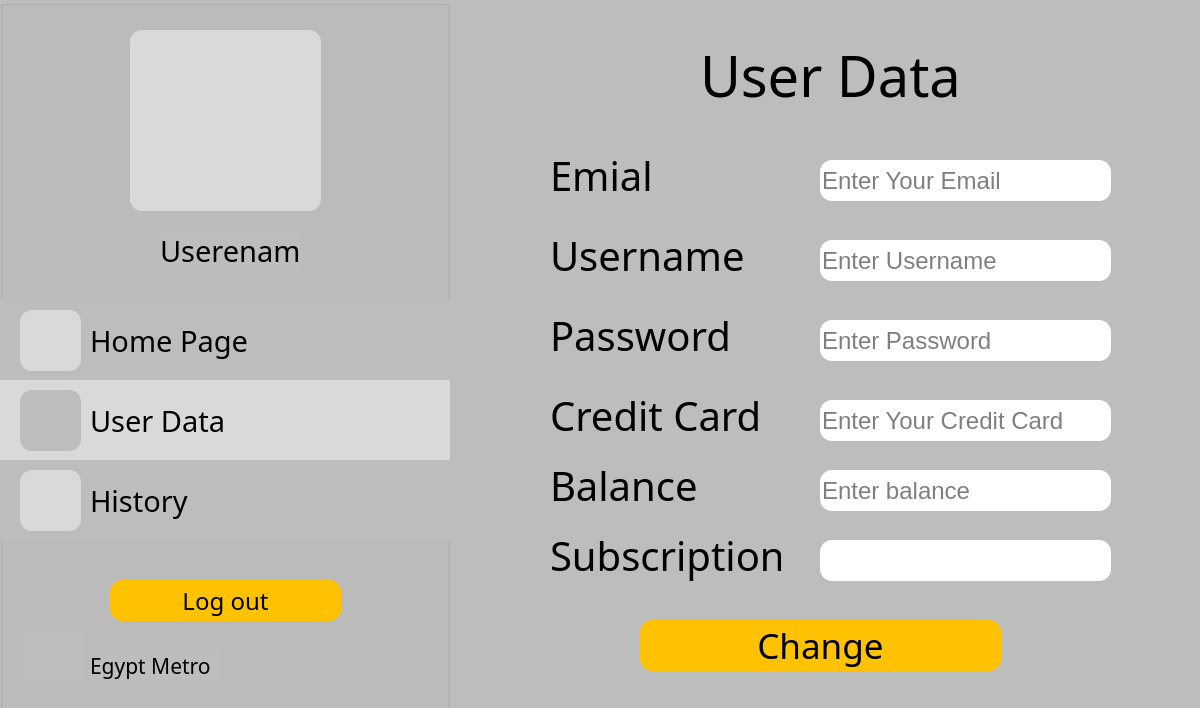
<?xml version="1.0" encoding="UTF-8"?>
<ui version="4.0">
 <class>UserData</class>
 <widget class="QDialog" name="UserData">
  <property name="geometry">
   <rect>
    <x>0</x>
    <y>0</y>
    <width>1200</width>
    <height>708</height>
   </rect>
  </property>
  <property name="windowTitle">
   <string>Dialog</string>
  </property>
  <property name="styleSheet">
   <string notr="true">background-color: #BDBDBD;</string>
  </property>
  <widget class="QGroupBox" name="groupBox">
   <property name="geometry">
    <rect>
     <x>0</x>
     <y>0</y>
     <width>450</width>
     <height>710</height>
    </rect>
   </property>
   <property name="title">
    <string/>
   </property>
   <widget class="QLabel" name="holder">
    <property name="geometry">
     <rect>
      <x>130</x>
      <y>30</y>
      <width>191</width>
      <height>181</height>
     </rect>
    </property>
    <property name="styleSheet">
     <string notr="true">background-color: #D9D9D9;
border-radius: 12;</string>
    </property>
    <property name="text">
     <string/>
    </property>
   </widget>
   <widget class="QPushButton" name="pushButton_7">
    <property name="geometry">
     <rect>
      <x>0</x>
      <y>300</y>
      <width>451</width>
      <height>81</height>
     </rect>
    </property>
    <property name="styleSheet">
     <string notr="true">background-color: #BDBDBD;
border-radius: 1;</string>
    </property>
    <property name="text">
     <string/>
    </property>
   </widget>
   <widget class="QPushButton" name="pushButton_9">
    <property name="geometry">
     <rect>
      <x>0</x>
      <y>380</y>
      <width>451</width>
      <height>81</height>
     </rect>
    </property>
    <property name="styleSheet">
     <string notr="true">background-color: #D9D9D9;
border-radius: 1;</string>
    </property>
    <property name="text">
     <string/>
    </property>
   </widget>
   <widget class="QPushButton" name="pushButton_8">
    <property name="geometry">
     <rect>
      <x>0</x>
      <y>460</y>
      <width>451</width>
      <height>81</height>
     </rect>
    </property>
    <property name="styleSheet">
     <string notr="true">background-color: #BDBDBD;
border-radius: 1;</string>
    </property>
    <property name="text">
     <string/>
    </property>
   </widget>
   <widget class="QLabel" name="label_14">
    <property name="geometry">
     <rect>
      <x>20</x>
      <y>470</y>
      <width>61</width>
      <height>61</height>
     </rect>
    </property>
    <property name="styleSheet">
     <string notr="true">background-color: #D9D9D9;
border-radius: 12;</string>
    </property>
    <property name="text">
     <string/>
    </property>
   </widget>
   <widget class="QLabel" name="label_13">
    <property name="geometry">
     <rect>
      <x>20</x>
      <y>390</y>
      <width>61</width>
      <height>61</height>
     </rect>
    </property>
    <property name="styleSheet">
     <string notr="true">background-color: #BDBDBD;
border-radius: 12;</string>
    </property>
    <property name="text">
     <string/>
    </property>
   </widget>
   <widget class="QLabel" name="label_11">
    <property name="geometry">
     <rect>
      <x>20</x>
      <y>310</y>
      <width>61</width>
      <height>61</height>
     </rect>
    </property>
    <property name="styleSheet">
     <string notr="true">background-color: #D9D9D9;
border-radius: 12;</string>
    </property>
    <property name="text">
     <string/>
    </property>
   </widget>
   <widget class="QLabel" name="history">
    <property name="geometry">
     <rect>
      <x>30</x>
      <y>480</y>
      <width>49</width>
      <height>41</height>
     </rect>
    </property>
    <property name="styleSheet">
     <string notr="true">background-color: #D9D9D9;</string>
    </property>
    <property name="text">
     <string/>
    </property>
   </widget>
   <widget class="QLabel" name="userdata">
    <property name="geometry">
     <rect>
      <x>30</x>
      <y>400</y>
      <width>49</width>
      <height>41</height>
     </rect>
    </property>
    <property name="styleSheet">
     <string notr="true">background-color: #BDBDBD;
border-radius: 12;</string>
    </property>
    <property name="text">
     <string/>
    </property>
   </widget>
   <widget class="QLabel" name="homepic">
    <property name="geometry">
     <rect>
      <x>30</x>
      <y>320</y>
      <width>49</width>
      <height>41</height>
     </rect>
    </property>
    <property name="styleSheet">
     <string notr="true">background-color: #D9D9D9;</string>
    </property>
    <property name="text">
     <string/>
    </property>
   </widget>
   <widget class="QLabel" name="label_15">
    <property name="geometry">
     <rect>
      <x>90</x>
      <y>480</y>
      <width>171</width>
      <height>41</height>
     </rect>
    </property>
    <property name="font">
     <font>
      <family>BAXAUTRIAL</family>
      <pointsize>22</pointsize>
     </font>
    </property>
    <property name="text">
     <string>History</string>
    </property>
   </widget>
   <widget class="QLabel" name="label_16">
    <property name="geometry">
     <rect>
      <x>90</x>
      <y>400</y>
      <width>171</width>
      <height>41</height>
     </rect>
    </property>
    <property name="font">
     <font>
      <family>BAXAUTRIAL</family>
      <pointsize>22</pointsize>
     </font>
    </property>
    <property name="styleSheet">
     <string notr="true">background-color: #D9D9D9;</string>
    </property>
    <property name="text">
     <string>User Data</string>
    </property>
   </widget>
   <widget class="QLabel" name="label_18">
    <property name="geometry">
     <rect>
      <x>90</x>
      <y>320</y>
      <width>171</width>
      <height>41</height>
     </rect>
    </property>
    <property name="font">
     <font>
      <family>BAXAUTRIAL</family>
      <pointsize>22</pointsize>
     </font>
    </property>
    <property name="text">
     <string>Home Page</string>
    </property>
   </widget>
   <widget class="QLabel" name="Metro">
    <property name="geometry">
     <rect>
      <x>20</x>
      <y>630</y>
      <width>61</width>
      <height>51</height>
     </rect>
    </property>
    <property name="text">
     <string/>
    </property>
   </widget>
   <widget class="QLabel" name="label_17">
    <property name="geometry">
     <rect>
      <x>90</x>
      <y>650</y>
      <width>131</width>
      <height>31</height>
     </rect>
    </property>
    <property name="font">
     <font>
      <family>BAXAUTRIAL</family>
      <pointsize>16</pointsize>
     </font>
    </property>
    <property name="text">
     <string>Egypt Metro</string>
    </property>
   </widget>
   <widget class="QPushButton" name="pushButton_6">
    <property name="geometry">
     <rect>
      <x>110</x>
      <y>580</y>
      <width>231</width>
      <height>41</height>
     </rect>
    </property>
    <property name="font">
     <font>
      <family>BAXAUTRIAL</family>
      <pointsize>18</pointsize>
     </font>
    </property>
    <property name="styleSheet">
     <string notr="true">background-color: #FFC200;
border-radius: 12;
color: black;</string>
    </property>
    <property name="text">
     <string>Log out</string>
    </property>
   </widget>
   <widget class="QLabel" name="username">
    <property name="geometry">
     <rect>
      <x>160</x>
      <y>230</y>
      <width>141</width>
      <height>41</height>
     </rect>
    </property>
    <property name="font">
     <font>
      <family>BAXAUTRIAL</family>
      <pointsize>22</pointsize>
     </font>
    </property>
    <property name="text">
     <string>Userename</string>
    </property>
   </widget>
   <widget class="QLabel" name="userpic">
    <property name="geometry">
     <rect>
      <x>150</x>
      <y>50</y>
      <width>151</width>
      <height>141</height>
     </rect>
    </property>
    <property name="styleSheet">
     <string notr="true">background-color: #D9D9D9;
border-radius: 12;</string>
    </property>
    <property name="text">
     <string/>
    </property>
   </widget>
  </widget>
  <widget class="QLabel" name="label_19">
   <property name="geometry">
    <rect>
     <x>700</x>
     <y>40</y>
     <width>281</width>
     <height>71</height>
    </rect>
   </property>
   <property name="font">
    <font>
     <family>BAXAUTRIAL</family>
     <pointsize>42</pointsize>
    </font>
   </property>
   <property name="text">
    <string>User Data</string>
   </property>
  </widget>
  <widget class="QLabel" name="label_4">
   <property name="geometry">
    <rect>
     <x>550</x>
     <y>310</y>
     <width>211</width>
     <height>51</height>
    </rect>
   </property>
   <property name="font">
    <font>
     <family>BAXAUTRIAL</family>
     <pointsize>30</pointsize>
    </font>
   </property>
   <property name="text">
    <string>Password</string>
   </property>
  </widget>
  <widget class="QLineEdit" name="mail">
   <property name="geometry">
    <rect>
     <x>820</x>
     <y>160</y>
     <width>291</width>
     <height>41</height>
    </rect>
   </property>
   <property name="font">
    <font>
     <pointsize>18</pointsize>
    </font>
   </property>
   <property name="styleSheet">
    <string notr="true">background-color: white;
border-radius: 12;
color: black;</string>
   </property>
   <property name="text">
    <string/>
   </property>
   <property name="placeholderText">
    <string>Enter Your Email</string>
   </property>
  </widget>
  <widget class="QLineEdit" name="name">
   <property name="geometry">
    <rect>
     <x>820</x>
     <y>240</y>
     <width>291</width>
     <height>41</height>
    </rect>
   </property>
   <property name="font">
    <font>
     <pointsize>18</pointsize>
    </font>
   </property>
   <property name="styleSheet">
    <string notr="true">background-color: white;
border-radius: 12;
color: black;</string>
   </property>
   <property name="placeholderText">
    <string>Enter Username</string>
   </property>
  </widget>
  <widget class="QLineEdit" name="pass">
   <property name="geometry">
    <rect>
     <x>820</x>
     <y>320</y>
     <width>291</width>
     <height>41</height>
    </rect>
   </property>
   <property name="font">
    <font>
     <pointsize>18</pointsize>
    </font>
   </property>
   <property name="styleSheet">
    <string notr="true">background-color: white;
border-radius: 12;
color: black;</string>
   </property>
   <property name="placeholderText">
    <string>Enter Password</string>
   </property>
  </widget>
  <widget class="QLabel" name="label_6">
   <property name="geometry">
    <rect>
     <x>550</x>
     <y>150</y>
     <width>151</width>
     <height>51</height>
    </rect>
   </property>
   <property name="font">
    <font>
     <family>BAXAUTRIAL</family>
     <pointsize>30</pointsize>
    </font>
   </property>
   <property name="text">
    <string>Emial</string>
   </property>
  </widget>
  <widget class="QLabel" name="label_3">
   <property name="geometry">
    <rect>
     <x>550</x>
     <y>230</y>
     <width>211</width>
     <height>51</height>
    </rect>
   </property>
   <property name="font">
    <font>
     <family>BAXAUTRIAL</family>
     <pointsize>30</pointsize>
    </font>
   </property>
   <property name="text">
    <string>Username</string>
   </property>
  </widget>
  <widget class="QPushButton" name="signup">
   <property name="geometry">
    <rect>
     <x>640</x>
     <y>620</y>
     <width>361</width>
     <height>51</height>
    </rect>
   </property>
   <property name="font">
    <font>
     <family>BAXAUTRIAL</family>
     <pointsize>26</pointsize>
    </font>
   </property>
   <property name="styleSheet">
    <string notr="true">background-color: #FFC200;
border-radius: 12;
color: black;</string>
   </property>
   <property name="text">
    <string>Change</string>
   </property>
  </widget>
  <widget class="QLabel" name="label_7">
   <property name="geometry">
    <rect>
     <x>550</x>
     <y>390</y>
     <width>231</width>
     <height>51</height>
    </rect>
   </property>
   <property name="font">
    <font>
     <family>BAXAUTRIAL</family>
     <pointsize>30</pointsize>
    </font>
   </property>
   <property name="text">
    <string>Credit Card</string>
   </property>
  </widget>
  <widget class="QLineEdit" name="card">
   <property name="geometry">
    <rect>
     <x>820</x>
     <y>400</y>
     <width>291</width>
     <height>41</height>
    </rect>
   </property>
   <property name="font">
    <font>
     <pointsize>18</pointsize>
    </font>
   </property>
   <property name="styleSheet">
    <string notr="true">background-color: white;
border-radius: 12;
color: black;</string>
   </property>
   <property name="text">
    <string/>
   </property>
   <property name="placeholderText">
    <string>Enter Your Credit Card</string>
   </property>
  </widget>
  <widget class="QLabel" name="label_8">
   <property name="geometry">
    <rect>
     <x>550</x>
     <y>530</y>
     <width>231</width>
     <height>51</height>
    </rect>
   </property>
   <property name="font">
    <font>
     <family>BAXAUTRIAL</family>
     <pointsize>30</pointsize>
    </font>
   </property>
   <property name="text">
    <string>Subscription</string>
   </property>
  </widget>
  <widget class="QLineEdit" name="sub">
   <property name="geometry">
    <rect>
     <x>820</x>
     <y>540</y>
     <width>291</width>
     <height>41</height>
    </rect>
   </property>
   <property name="font">
    <font>
     <pointsize>18</pointsize>
    </font>
   </property>
   <property name="styleSheet">
    <string notr="true">background-color: white;
border-radius: 12;
color: black;</string>
   </property>
   <property name="text">
    <string/>
   </property>
   <property name="readOnly">
    <bool>true</bool>
   </property>
  </widget>
  <widget class="QLabel" name="label_9">
   <property name="geometry">
    <rect>
     <x>550</x>
     <y>460</y>
     <width>231</width>
     <height>51</height>
    </rect>
   </property>
   <property name="font">
    <font>
     <family>BAXAUTRIAL</family>
     <pointsize>30</pointsize>
    </font>
   </property>
   <property name="text">
    <string>Balance</string>
   </property>
  </widget>
  <widget class="QLineEdit" name="card_2">
   <property name="geometry">
    <rect>
     <x>820</x>
     <y>470</y>
     <width>291</width>
     <height>41</height>
    </rect>
   </property>
   <property name="font">
    <font>
     <pointsize>18</pointsize>
    </font>
   </property>
   <property name="styleSheet">
    <string notr="true">background-color: white;
border-radius: 12;
color: black;</string>
   </property>
   <property name="text">
    <string/>
   </property>
   <property name="placeholderText">
    <string>Enter balance</string>
   </property>
  </widget>
 </widget>
 <resources/>
 <connections/>
</ui>
